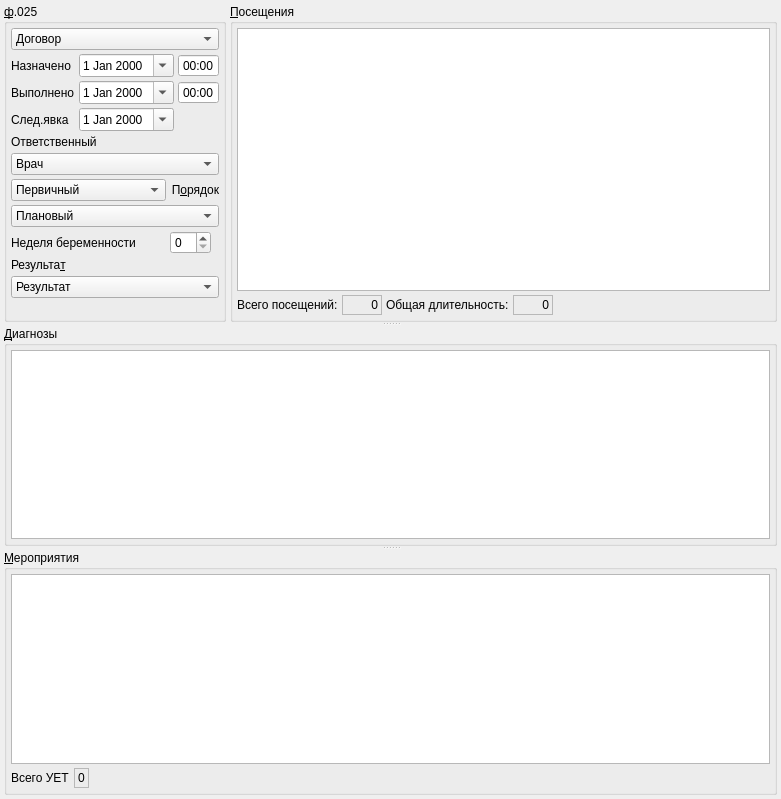
       <widget class="QWidget" name="tabToken">
        <attribute name="title">
         <string>Стат.&amp;талон</string>
        </attribute>
        <layout class="QVBoxLayout" name="verticalLayout">
         <property name="spacing">
          <number>4</number>
         </property>
         <property name="margin">
          <number>4</number>
         </property>
         <item>
          <widget class="QSplitter" name="splitter">
           <property name="orientation">
            <enum>Qt::Vertical</enum>
           </property>
           <property name="childrenCollapsible">
            <bool>false</bool>
           </property>
           <widget class="QFrame" name="frame">
            <property name="frameShape">
             <enum>QFrame::NoFrame</enum>
            </property>
            <property name="frameShadow">
             <enum>QFrame::Raised</enum>
            </property>
            <layout class="QHBoxLayout" name="horizontalLayout">
             <property name="spacing">
              <number>4</number>
             </property>
             <property name="margin">
              <number>0</number>
             </property>
             <item>
              <widget class="QGroupBox" name="grpBase">
               <property name="sizePolicy">
                <sizepolicy hsizetype="Preferred" vsizetype="Preferred">
                 <horstretch>0</horstretch>
                 <verstretch>0</verstretch>
                </sizepolicy>
               </property>
               <property name="title">
                <string>&amp;ф.025</string>
               </property>
               <layout class="QGridLayout" name="gridLayout_4">
                <property name="margin">
                 <number>4</number>
                </property>
                <property name="spacing">
                 <number>4</number>
                </property>
                <item row="0" column="0" colspan="3">
                 <widget class="CContractComboBox" name="cmbContract">
                  <property name="sizePolicy">
                   <sizepolicy hsizetype="Preferred" vsizetype="Fixed">
                    <horstretch>0</horstretch>
                    <verstretch>0</verstretch>
                   </sizepolicy>
                  </property>
                  <property name="whatsThis">
                   <string>номер, дата и основание договора в рамках которого производится осмотр</string>
                  </property>
                  <item>
                   <property name="text">
                    <string>Договор</string>
                   </property>
                  </item>
                 </widget>
                </item>
                <item row="1" column="0">
                 <widget class="QLabel" name="lblBegDate">
                  <property name="sizePolicy">
                   <sizepolicy hsizetype="Preferred" vsizetype="Preferred">
                    <horstretch>0</horstretch>
                    <verstretch>0</verstretch>
                   </sizepolicy>
                  </property>
                  <property name="text">
                   <string>Назначено</string>
                  </property>
                  <property name="buddy">
                   <cstring>edtBegDate</cstring>
                  </property>
                 </widget>
                </item>
                <item row="1" column="1" colspan="2">
                 <widget class="QFrame" name="frmBegDateTime">
                  <property name="sizePolicy">
                   <sizepolicy hsizetype="Maximum" vsizetype="Preferred">
                    <horstretch>0</horstretch>
                    <verstretch>0</verstretch>
                   </sizepolicy>
                  </property>
                  <property name="frameShape">
                   <enum>QFrame::NoFrame</enum>
                  </property>
                  <property name="frameShadow">
                   <enum>QFrame::Plain</enum>
                  </property>
                  <property name="lineWidth">
                   <number>0</number>
                  </property>
                  <layout class="QHBoxLayout" name="horizontalLayout_3">
                   <property name="spacing">
                    <number>4</number>
                   </property>
                   <property name="margin">
                    <number>0</number>
                   </property>
                   <item>
                    <widget class="CDateEdit" name="edtBegDate">
                     <property name="sizePolicy">
                      <sizepolicy hsizetype="Maximum" vsizetype="Fixed">
                       <horstretch>0</horstretch>
                       <verstretch>0</verstretch>
                      </sizepolicy>
                     </property>
                     <property name="whatsThis">
                      <string>дата начала осмотра</string>
                     </property>
                     <property name="calendarPopup">
                      <bool>true</bool>
                     </property>
                    </widget>
                   </item>
                   <item>
                    <widget class="QTimeEdit" name="edtBegTime">
                     <property name="sizePolicy">
                      <sizepolicy hsizetype="Maximum" vsizetype="Fixed">
                       <horstretch>0</horstretch>
                       <verstretch>0</verstretch>
                      </sizepolicy>
                     </property>
                     <property name="buttonSymbols">
                      <enum>QAbstractSpinBox::NoButtons</enum>
                     </property>
                     <property name="displayFormat">
                      <string>HH:mm</string>
                     </property>
                    </widget>
                   </item>
                  </layout>
                 </widget>
                </item>
                <item row="2" column="0">
                 <widget class="QLabel" name="lblEndDate">
                  <property name="sizePolicy">
                   <sizepolicy hsizetype="Preferred" vsizetype="Preferred">
                    <horstretch>0</horstretch>
                    <verstretch>0</verstretch>
                   </sizepolicy>
                  </property>
                  <property name="text">
                   <string>Выполнено</string>
                  </property>
                  <property name="buddy">
                   <cstring>edtEndDate</cstring>
                  </property>
                 </widget>
                </item>
                <item row="2" column="1" colspan="2">
                 <widget class="QFrame" name="frmEndDateTime">
                  <property name="sizePolicy">
                   <sizepolicy hsizetype="Maximum" vsizetype="Preferred">
                    <horstretch>0</horstretch>
                    <verstretch>0</verstretch>
                   </sizepolicy>
                  </property>
                  <property name="frameShape">
                   <enum>QFrame::NoFrame</enum>
                  </property>
                  <property name="frameShadow">
                   <enum>QFrame::Plain</enum>
                  </property>
                  <property name="lineWidth">
                   <number>0</number>
                  </property>
                  <layout class="QHBoxLayout" name="horizontalLayout_4">
                   <property name="spacing">
                    <number>4</number>
                   </property>
                   <property name="margin">
                    <number>0</number>
                   </property>
                   <item>
                    <widget class="CDateEdit" name="edtEndDate">
                     <property name="sizePolicy">
                      <sizepolicy hsizetype="Maximum" vsizetype="Fixed">
                       <horstretch>0</horstretch>
                       <verstretch>0</verstretch>
                      </sizepolicy>
                     </property>
                     <property name="whatsThis">
                      <string>дата окончания осмотра</string>
                     </property>
                     <property name="calendarPopup">
                      <bool>true</bool>
                     </property>
                    </widget>
                   </item>
                   <item>
                    <widget class="QTimeEdit" name="edtEndTime">
                     <property name="sizePolicy">
                      <sizepolicy hsizetype="Maximum" vsizetype="Fixed">
                       <horstretch>0</horstretch>
                       <verstretch>0</verstretch>
                      </sizepolicy>
                     </property>
                     <property name="buttonSymbols">
                      <enum>QAbstractSpinBox::NoButtons</enum>
                     </property>
                     <property name="displayFormat">
                      <string>HH:mm</string>
                     </property>
                    </widget>
                   </item>
                  </layout>
                 </widget>
                </item>
                <item row="3" column="0">
                 <widget class="QLabel" name="lblNextDate">
                  <property name="sizePolicy">
                   <sizepolicy hsizetype="Preferred" vsizetype="Preferred">
                    <horstretch>0</horstretch>
                    <verstretch>0</verstretch>
                   </sizepolicy>
                  </property>
                  <property name="text">
                   <string>След.явка</string>
                  </property>
                  <property name="buddy">
                   <cstring>edtNextDate</cstring>
                  </property>
                 </widget>
                </item>
                <item row="3" column="1" colspan="2">
                 <widget class="QFrame" name="frmNextDateTime">
                  <property name="sizePolicy">
                   <sizepolicy hsizetype="Maximum" vsizetype="Preferred">
                    <horstretch>0</horstretch>
                    <verstretch>0</verstretch>
                   </sizepolicy>
                  </property>
                  <property name="frameShape">
                   <enum>QFrame::NoFrame</enum>
                  </property>
                  <property name="frameShadow">
                   <enum>QFrame::Plain</enum>
                  </property>
                  <property name="lineWidth">
                   <number>0</number>
                  </property>
                  <layout class="QHBoxLayout" name="horizontalLayout_5">
                   <property name="spacing">
                    <number>4</number>
                   </property>
                   <property name="margin">
                    <number>0</number>
                   </property>
                   <item>
                    <widget class="CDateEdit" name="edtNextDate">
                     <property name="calendarPopup">
                      <bool>true</bool>
                     </property>
                    </widget>
                   </item>
                  </layout>
                 </widget>
                </item>
                <item row="4" column="0" colspan="3">
                 <widget class="QLabel" name="lblPerson">
                  <property name="sizePolicy">
                   <sizepolicy hsizetype="Preferred" vsizetype="Preferred">
                    <horstretch>0</horstretch>
                    <verstretch>0</verstretch>
                   </sizepolicy>
                  </property>
                  <property name="text">
                   <string>Ответственный</string>
                  </property>
                  <property name="buddy">
                   <cstring>cmbPerson</cstring>
                  </property>
                 </widget>
                </item>
                <item row="5" column="0" colspan="3">
                 <widget class="CPersonComboBoxEx" name="cmbPerson">
                  <property name="sizePolicy">
                   <sizepolicy hsizetype="Preferred" vsizetype="Fixed">
                    <horstretch>0</horstretch>
                    <verstretch>0</verstretch>
                   </sizepolicy>
                  </property>
                  <property name="whatsThis">
                   <string>врач отвечающий за осмотр (терапевт)</string>
                  </property>
                  <item>
                   <property name="text">
                    <string>Врач</string>
                   </property>
                  </item>
                 </widget>
                </item>
                <item row="8" column="0" colspan="3">
                 <widget class="CROComboBox" name="cmbOrder">
                  <property name="sizePolicy">
                   <sizepolicy hsizetype="Preferred" vsizetype="Fixed">
                    <horstretch>0</horstretch>
                    <verstretch>0</verstretch>
                   </sizepolicy>
                  </property>
                  <item>
                   <property name="text">
                    <string>Плановый</string>
                   </property>
                  </item>
                  <item>
                   <property name="text">
                    <string>Экстренный</string>
                   </property>
                  </item>
                  <item>
                   <property name="text">
                    <string>Самотёком</string>
                   </property>
                  </item>
                  <item>
                   <property name="text">
                    <string>Принудительный</string>
                   </property>
                  </item>
                  <item>
                   <property name="text">
                    <string>Внутренний перевод</string>
                   </property>
                  </item>
                  <item>
                   <property name="text">
                    <string>Неотложная</string>
                   </property>
                  </item>
                 </widget>
                </item>
                <item row="12" column="0" colspan="3">
                 <spacer>
                  <property name="orientation">
                   <enum>Qt::Vertical</enum>
                  </property>
                  <property name="sizeHint" stdset="0">
                   <size>
                    <width>16</width>
                    <height>20</height>
                   </size>
                  </property>
                 </spacer>
                </item>
                <item row="9" column="0" colspan="2">
                 <widget class="QLabel" name="lblPregnancyWeek">
                  <property name="sizePolicy">
                   <sizepolicy hsizetype="Maximum" vsizetype="Preferred">
                    <horstretch>0</horstretch>
                    <verstretch>0</verstretch>
                   </sizepolicy>
                  </property>
                  <property name="text">
                   <string>Неделя беременности</string>
                  </property>
                  <property name="buddy">
                   <cstring>edtPregnancyWeek</cstring>
                  </property>
                 </widget>
                </item>
                <item row="9" column="2">
                 <widget class="QSpinBox" name="edtPregnancyWeek">
                  <property name="sizePolicy">
                   <sizepolicy hsizetype="Maximum" vsizetype="Fixed">
                    <horstretch>0</horstretch>
                    <verstretch>0</verstretch>
                   </sizepolicy>
                  </property>
                  <property name="maximum">
                   <number>44</number>
                  </property>
                 </widget>
                </item>
                <item row="6" column="0" colspan="2">
                 <widget class="CROComboBox" name="cmbPrimary">
                  <item>
                   <property name="text">
                    <string>Первичный</string>
                   </property>
                  </item>
                  <item>
                   <property name="text">
                    <string>Повторный</string>
                   </property>
                  </item>
                  <item>
                   <property name="text">
                    <string>Актив</string>
                   </property>
                  </item>
                 </widget>
                </item>
                <item row="6" column="2">
                 <widget class="QLabel" name="lblOrder">
                  <property name="sizePolicy">
                   <sizepolicy hsizetype="Preferred" vsizetype="Preferred">
                    <horstretch>0</horstretch>
                    <verstretch>0</verstretch>
                   </sizepolicy>
                  </property>
                  <property name="text">
                   <string>П&amp;орядок</string>
                  </property>
                  <property name="alignment">
                   <set>Qt::AlignRight|Qt::AlignTrailing|Qt::AlignVCenter</set>
                  </property>
                  <property name="buddy">
                   <cstring>cmbOrder</cstring>
                  </property>
                 </widget>
                </item>
                <item row="11" column="0" colspan="3">
                 <widget class="CRBComboBox" name="cmbResult">
                  <property name="whatsThis">
                   <string>результат осмотра</string>
                  </property>
                  <item>
                   <property name="text">
                    <string>Результат</string>
                   </property>
                  </item>
                 </widget>
                </item>
                <item row="10" column="0" colspan="3">
                 <widget class="QLabel" name="lblResult">
                  <property name="text">
                   <string>Результа&amp;т</string>
                  </property>
                  <property name="alignment">
                   <set>Qt::AlignLeading|Qt::AlignLeft|Qt::AlignVCenter</set>
                  </property>
                  <property name="buddy">
                   <cstring>cmbResult</cstring>
                  </property>
                 </widget>
                </item>
               </layout>
              </widget>
             </item>
             <item>
              <widget class="QGroupBox" name="groupBox">
               <property name="title">
                <string>&amp;Посещения</string>
               </property>
               <layout class="QGridLayout" name="gridLayout_3">
                <property name="margin">
                 <number>4</number>
                </property>
                <property name="spacing">
                 <number>4</number>
                </property>
                <item row="1" column="4">
                 <spacer>
                  <property name="orientation">
                   <enum>Qt::Horizontal</enum>
                  </property>
                  <property name="sizeHint" stdset="0">
                   <size>
                    <width>40</width>
                    <height>20</height>
                   </size>
                  </property>
                 </spacer>
                </item>
                <item row="0" column="0" colspan="5">
                 <widget class="CInDocTableView" name="tblVisits">
                  <property name="sizePolicy">
                   <sizepolicy hsizetype="Preferred" vsizetype="Expanding">
                    <horstretch>0</horstretch>
                    <verstretch>0</verstretch>
                   </sizepolicy>
                  </property>
                 </widget>
                </item>
                <item row="1" column="0">
                 <widget class="QLabel" name="lblVisitsCount">
                  <property name="text">
                   <string>Всего посещений:</string>
                  </property>
                 </widget>
                </item>
                <item row="1" column="1">
                 <widget class="QLabel" name="lblVisitsCountValue">
                  <property name="sizePolicy">
                   <sizepolicy hsizetype="Preferred" vsizetype="Preferred">
                    <horstretch>0</horstretch>
                    <verstretch>0</verstretch>
                   </sizepolicy>
                  </property>
                  <property name="minimumSize">
                   <size>
                    <width>40</width>
                    <height>0</height>
                   </size>
                  </property>
                  <property name="frameShape">
                   <enum>QFrame::StyledPanel</enum>
                  </property>
                  <property name="frameShadow">
                   <enum>QFrame::Sunken</enum>
                  </property>
                  <property name="text">
                   <string>0</string>
                  </property>
                  <property name="alignment">
                   <set>Qt::AlignRight|Qt::AlignTrailing|Qt::AlignVCenter</set>
                  </property>
                 </widget>
                </item>
                <item row="1" column="2">
                 <widget class="QLabel" name="lblVisitsDuration">
                  <property name="text">
                   <string>Общая длительность:</string>
                  </property>
                 </widget>
                </item>
                <item row="1" column="3">
                 <widget class="QLabel" name="lblVisitsDurationValue">
                  <property name="minimumSize">
                   <size>
                    <width>40</width>
                    <height>0</height>
                   </size>
                  </property>
                  <property name="frameShape">
                   <enum>QFrame::StyledPanel</enum>
                  </property>
                  <property name="frameShadow">
                   <enum>QFrame::Sunken</enum>
                  </property>
                  <property name="text">
                   <string>0</string>
                  </property>
                  <property name="alignment">
                   <set>Qt::AlignRight|Qt::AlignTrailing|Qt::AlignVCenter</set>
                  </property>
                 </widget>
                </item>
               </layout>
              </widget>
             </item>
            </layout>
           </widget>
           <widget class="QGroupBox" name="grpInspections">
            <property name="title">
             <string>&amp;Диагнозы</string>
            </property>
            <layout class="QGridLayout" name="gridLayout_5">
             <property name="margin">
              <number>4</number>
             </property>
             <property name="spacing">
              <number>4</number>
             </property>
             <item row="0" column="0">
              <widget class="CInDocTableView" name="tblInspections"/>
             </item>
            </layout>
           </widget>
           <widget class="QGroupBox" name="grpActions">
            <property name="title">
             <string>&amp;Мероприятия</string>
            </property>
            <layout class="QVBoxLayout" name="verticalLayout_3">
             <property name="spacing">
              <number>4</number>
             </property>
             <property name="margin">
              <number>4</number>
             </property>
             <item>
              <widget class="CInDocTableView" name="tblActions">
               <property name="sizePolicy">
                <sizepolicy hsizetype="Expanding" vsizetype="Expanding">
                 <horstretch>0</horstretch>
                 <verstretch>20</verstretch>
                </sizepolicy>
               </property>
              </widget>
             </item>
             <item>
              <widget class="QFrame" name="frmTotalUet">
               <property name="frameShape">
                <enum>QFrame::NoFrame</enum>
               </property>
               <property name="frameShadow">
                <enum>QFrame::Plain</enum>
               </property>
               <layout class="QHBoxLayout" name="horizontalLayout_2">
                <property name="spacing">
                 <number>4</number>
                </property>
                <property name="margin">
                 <number>0</number>
                </property>
                <item>
                 <widget class="QLabel" name="lblTotalUet">
                  <property name="text">
                   <string>Всего УЕТ</string>
                  </property>
                 </widget>
                </item>
                <item>
                 <widget class="QLabel" name="lblShowTotalUet">
                  <property name="frameShape">
                   <enum>QFrame::StyledPanel</enum>
                  </property>
                  <property name="frameShadow">
                   <enum>QFrame::Sunken</enum>
                  </property>
                  <property name="text">
                   <string>0</string>
                  </property>
                 </widget>
                </item>
                <item>
                 <spacer name="horizontalSpacer">
                  <property name="orientation">
                   <enum>Qt::Horizontal</enum>
                  </property>
                  <property name="sizeHint" stdset="0">
                   <size>
                    <width>681</width>
                    <height>20</height>
                   </size>
                  </property>
                 </spacer>
                </item>
               </layout>
              </widget>
             </item>
            </layout>
           </widget>
          </widget>
         </item>
        </layout>
       </widget>
